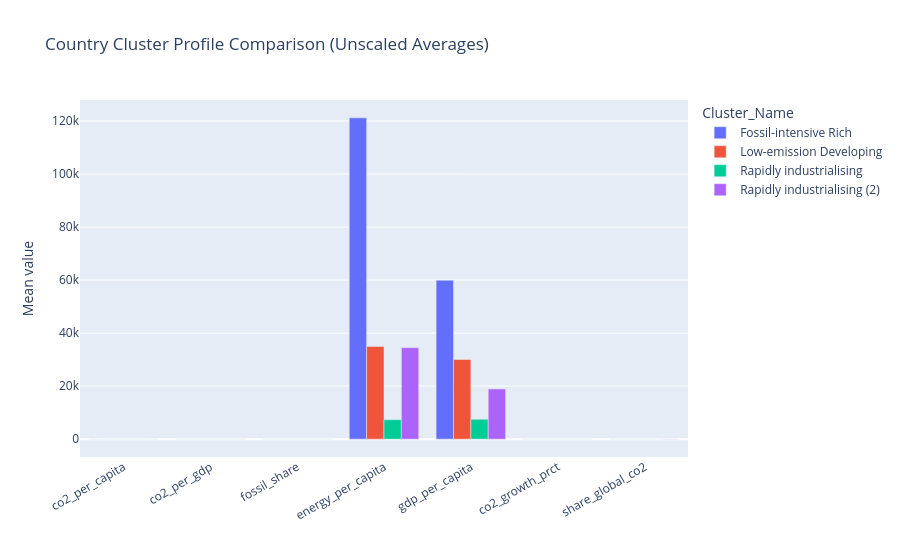
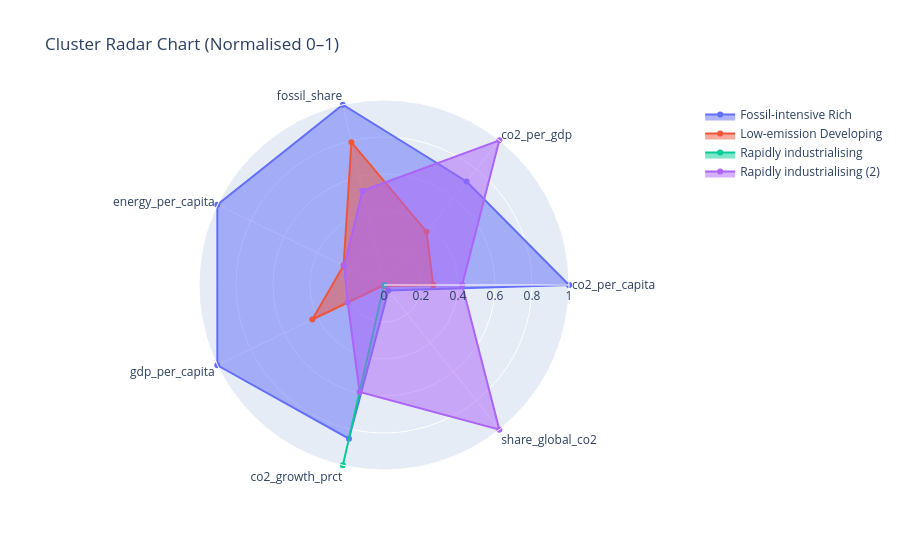

Notebook cell for these charts, in order:
### Code cell
section("Cluster profile comparison")

profile_long = (
    snap_clean.groupby("Cluster_Name")[CLUSTER_FEATURES].mean()
    .reset_index()
    .melt(id_vars="Cluster_Name", var_name="Metric", value_name="Average")
)

fig = px.bar(
    profile_long, x="Metric", y="Average", color="Cluster_Name", barmode="group",
    title="Country Cluster Profile Comparison (Unscaled Averages)",
    labels={"Metric": "", "Average": "Mean value"}
)
fig.update_layout(xaxis_tickangle=-30, height=560)
fig.show()

# Radar chart per cluster
from plotly.subplots import make_subplots

# Normalise to 0-1 for radar
norm = snap_clean.groupby("Cluster_Name")[CLUSTER_FEATURES].mean()
norm_scaled = (norm - norm.min()) / (norm.max() - norm.min())

fig_radar = go.Figure()
for cname in norm_scaled.index:
    values = norm_scaled.loc[cname].tolist()
    values += [values[0]]  # close the loop
    fig_radar.add_trace(go.Scatterpolar(
        r=values, theta=CLUSTER_FEATURES + [CLUSTER_FEATURES[0]],
        fill="toself", name=cname
    ))
fig_radar.update_layout(
    title="Cluster Radar Chart (Normalised 0–1)",
    polar=dict(radialaxis=dict(visible=True, range=[0, 1])),
    height=550
)
fig_radar.show()

### Figure 1 — Plotly figure (JSON) as saved in the notebook; plotly's stock layout.template omitted (floating-point values rounded to 4 significant figures)
{"data": [{"alignmentgroup": "True", "hovertemplate": "Cluster_Name=Fossil-intensive Rich<br>=%{x}<br>Mean value=%{y}<extra></extra>", "legendgroup": "Fossil-intensive Rich", "marker": {"color": "#636efa", "pattern": {"shape": ""}}, "name": "Fossil-intensive Rich", "offsetgroup": "Fossil-intensive Rich", "orientation": "v", "showlegend": true, "textposition": "auto", "type": "bar", "x": ["co2_per_capita", "co2_per_gdp", "fossil_share", "energy_per_capita", "gdp_per_capita", "co2_growth_prct", "share_global_co2"], "xaxis": "x", "y": [18.35, 0.3693, 0.9608, 121200.0, 59950.0, 2.097, 1.444], "yaxis": "y"}, {"alignmentgroup": "True", "hovertemplate": "Cluster_Name=Low-emission Developing<br>=%{x}<br>Mean value=%{y}<extra></extra>", "legendgroup": "Low-emission Developing", "marker": {"color": "#EF553B", "pattern": {"shape": ""}}, "name": "Low-emission Developing", "offsetgroup": "Low-emission Developing", "orientation": "v", "showlegend": true, "textposition": "auto", "type": "bar", "x": ["co2_per_capita", "co2_per_gdp", "fossil_share", "energy_per_capita", "gdp_per_capita", "co2_growth_prct", "share_global_co2"], "xaxis": "x", "y": [6.033, 0.2899, 0.9492, 34930.0, 30050.0, -1.643, 0.4418], "yaxis": "y"}, {"alignmentgroup": "True", "hovertemplate": "Cluster_Name=Rapidly industrialising<br>=%{x}<br>Mean value=%{y}<extra></extra>", "legendgroup": "Rapidly industrialising", "marker": {"color": "#00cc96", "pattern": {"shape": ""}}, "name": "Rapidly industrialising", "offsetgroup": "Rapidly industrialising", "orientation": "v", "showlegend": true, "textposition": "auto", "type": "bar", "x": ["co2_per_capita", "co2_per_gdp", "fossil_share", "energy_per_capita", "gdp_per_capita", "co2_growth_prct", "share_global_co2"], "xaxis": "x", "y": [1.57, 0.2056, 0.9051, 7330.0, 7493.0, 2.747, 0.2315], "yaxis": "y"}, {"alignmentgroup": "True", "hovertemplate": "Cluster_Name=Rapidly industrialising (2)<br>=%{x}<br>Mean value=%{y}<extra></extra>", "legendgroup": "Rapidly industrialising (2)", "marker": {"color": "#ab63fa", "pattern": {"shape": ""}}, "name": "Rapidly industrialising (2)", "offsetgroup": "Rapidly industrialising (2)", "orientation": "v", "showlegend": true, "textposition": "auto", "type": "bar", "x": ["co2_per_capita", "co2_per_gdp", "fossil_share", "energy_per_capita", "gdp_per_capita", "co2_growth_prct", "share_global_co2"], "xaxis": "x", "y": [8.658, 0.4343, 0.9342, 34510.0, 18920.0, 0.9615, 31.84], "yaxis": "y"}], "layout": {"barmode": "group", "height": 560, "legend": {"title": {"text": "Cluster_Name"}, "tracegroupgap": 0}, "title": {"text": "Country Cluster Profile Comparison (Unscaled Averages)"}, "xaxis": {"anchor": "y", "domain": [0, 1], "tickangle": -30, "title": {"text": ""}}, "yaxis": {"anchor": "x", "domain": [0, 1], "title": {"text": "Mean value"}}}}

### Figure 2 — Plotly figure (JSON) as saved in the notebook; plotly's stock layout.template omitted (floating-point values rounded to 4 significant figures)
{"data": [{"fill": "toself", "name": "Fossil-intensive Rich", "r": [1, 0.7159, 1, 1, 1, 0.8518, 0.03836, 1], "theta": ["co2_per_capita", "co2_per_gdp", "fossil_share", "energy_per_capita", "gdp_per_capita", "co2_growth_prct", "share_global_co2", "co2_per_capita"], "type": "scatterpolar"}, {"fill": "toself", "name": "Low-emission Developing", "r": [0.266, 0.3686, 0.791, 0.2424, 0.43, 0, 0.006652, 0.266], "theta": ["co2_per_capita", "co2_per_gdp", "fossil_share", "energy_per_capita", "gdp_per_capita", "co2_growth_prct", "share_global_co2", "co2_per_capita"], "type": "scatterpolar"}, {"fill": "toself", "name": "Rapidly industrialising", "r": [0, 0, 0, 0, 0, 1, 0, 0], "theta": ["co2_per_capita", "co2_per_gdp", "fossil_share", "energy_per_capita", "gdp_per_capita", "co2_growth_prct", "share_global_co2", "co2_per_capita"], "type": "scatterpolar"}, {"fill": "toself", "name": "Rapidly industrialising (2)", "r": [0.4224, 1, 0.5225, 0.2387, 0.2178, 0.5933, 1, 0.4224], "theta": ["co2_per_capita", "co2_per_gdp", "fossil_share", "energy_per_capita", "gdp_per_capita", "co2_growth_prct", "share_global_co2", "co2_per_capita"], "type": "scatterpolar"}], "layout": {"height": 550, "polar": {"radialaxis": {"range": [0, 1], "visible": true}}, "title": {"text": "Cluster Radar Chart (Normalised 0–1)"}}}
